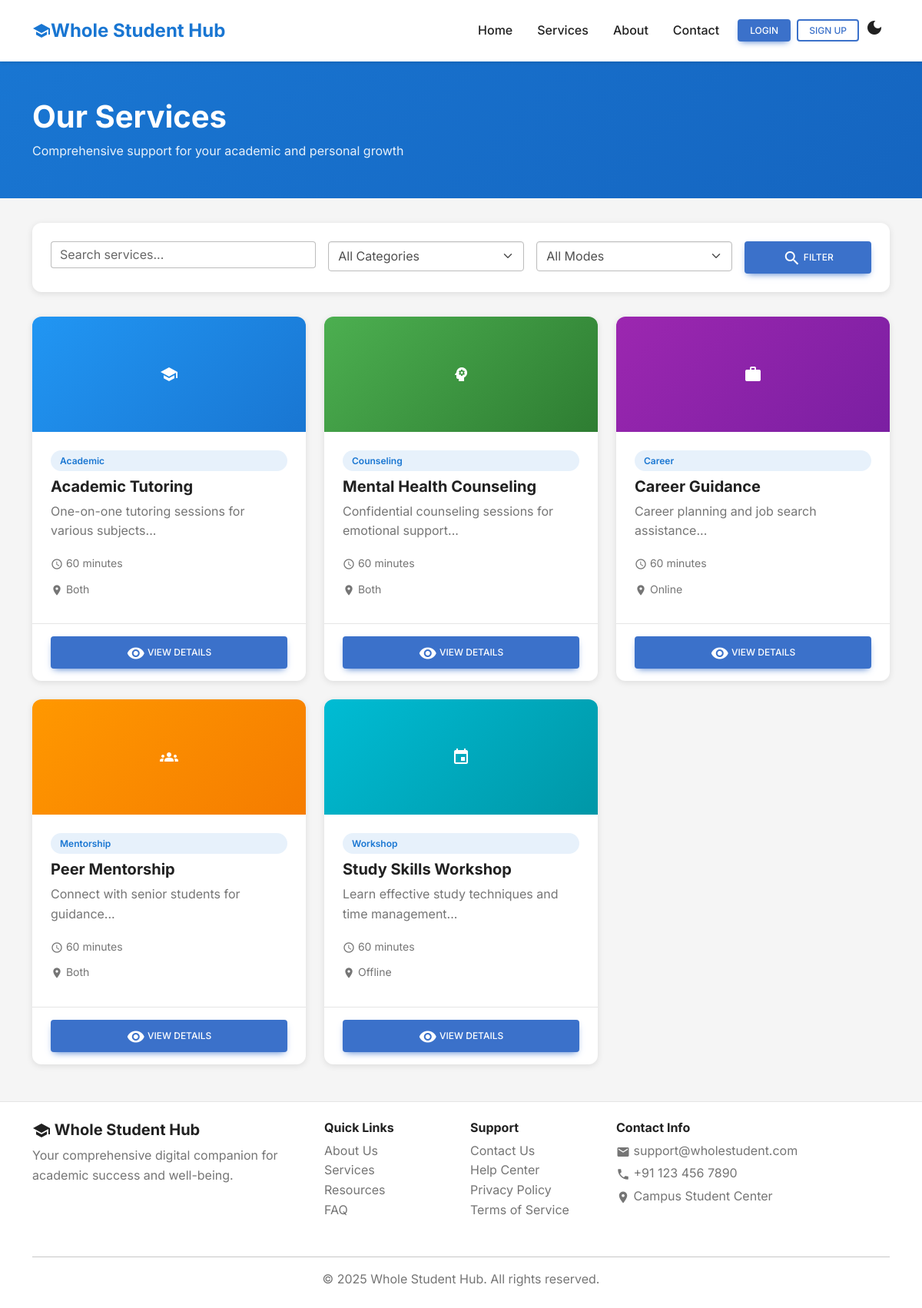
/services.php, run on the app's committed database.
### tables this page shows
CREATE TABLE services (
    id INT PRIMARY KEY AUTO_INCREMENT,
    title VARCHAR(255) NOT NULL,
    description TEXT NOT NULL,
    category ENUM('academic', 'counseling', 'career', 'mentorship', 'workshop', 'other') NOT NULL,
    mode ENUM('online', 'offline', 'both') DEFAULT 'both',
    urgency_level ENUM('low', 'medium', 'high') DEFAULT 'medium',
    assigned_staff_id INT DEFAULT NULL,
    is_active BOOLEAN DEFAULT TRUE,
    image VARCHAR(255) DEFAULT NULL,
    duration_minutes INT DEFAULT 60,
    created_at TIMESTAMP DEFAULT CURRENT_TIMESTAMP,
    updated_at TIMESTAMP DEFAULT CURRENT_TIMESTAMP ON UPDATE CURRENT_TIMESTAMP,
    FOREIGN KEY (assigned_staff_id) REFERENCES users(id) ON DELETE SET NULL,
    INDEX idx_category (category),
    INDEX idx_active (is_active)
);

### config/config.php (called while the page is built, shortened)
<?php
function isLoggedIn() {
    return isset($_SESSION['user_id']);
}

### services.php (the view, shortened to what this page needs)
<?php
require_once __DIR__ . '/config/config.php';
$db = Database::getInstance()->getConnection();
$search = isset($_GET['search']) ? sanitize($_GET['search']) : '';
$query = "SELECT s.*, u.name as staff_name FROM services s LEFT JOIN users u ON s.assigned_staff_id = u.id WHERE s.is_active = 1";
$params = [];
$query .= " ORDER BY s.created_at DESC";
$stmt = $db->prepare($query);
$stmt->execute($params);
$services = $stmt->fetchAll();
include __DIR__ . '/includes/header.php';
?>
<div class="services-header">
    <div class="container">
        <h1 class="fw-bold mb-2">Our Services</h1>
        <p class="mb-0 opacity-90">Comprehensive support for your academic and personal growth</p>
    </div>
</div>
<div class="container mb-5">
    <div class="filter-card">
        <form method="GET" action="">
            <div class="row g-3">
                <div class="col-md-4">
                    <div class="form-outline">
                        <input type="text" id="search" name="search" class="form-control" value="<?php echo htmlspecialchars($search); ?>" />
                        <label class="form-label" for="search">Search services...</label>
                    </div>
                </div>
                <div class="col-md-3">
                    <select class="form-select" name="category">
                        <option value="">All Categories</option>
                    </select>
                </div>
                <div class="col-md-3">
                    <select class="form-select" name="mode">
                        <option value="">All Modes</option>
                    </select>
                </div>
                <div class="col-md-2">
                    <button type="submit" class="btn btn-primary w-100">
                        <span class="material-icons" style="vertical-align: middle;">search</span>
                        Filter
                    </button>
                </div>
            </div>
        </form>
    </div>
    <?php if (empty($services)): ?>
        <div class="text-center py-5">
            <span class="material-icons" style="font-size: 100px; color: var(--text-secondary); opacity: 0.3;">search_off</span>
            <h4 class="mt-3">No services found</h4>
            <p class="text-muted">Try adjusting your filters</p>
            <a href="services.php" class="btn btn-primary">Clear Filters</a>
        </div>
    <?php else: ?>
        <div class="row g-4">
            <?php foreach ($services as $service): ?>
                <div class="col-md-6 col-lg-4">
                    <div class="service-card">
                        <div class="service-icon <?php echo $service['category']; ?>">
                            <span class="material-icons">
                            </span>
                        </div>
                        <div class="service-body">
                            <span class="category-badge" style="background: rgba(25, 118, 210, 0.1); color: #1976d2;">
                                <?php echo ucfirst($service['category']); ?>
                            </span>
                            <h5 class="fw-bold mb-2"><?php echo htmlspecialchars($service['title']); ?></h5>
                            <p class="text-muted mb-3">
                                <?php echo htmlspecialchars(substr($service['description'], 0, 120)) . '...'; ?>
                            </p>
                            <div class="mb-2">
                                <small class="text-muted">
                                    <span class="material-icons" style="vertical-align: middle; font-size: 16px;">schedule</span>
                                    <?php echo $service['duration_minutes']; ?> minutes
                                </small>
                            </div>
                            <div class="mb-2">
                                <small class="text-muted">
                                    <span class="material-icons" style="vertical-align: middle; font-size: 16px;">location_on</span>
                                    <?php echo ucfirst($service['mode']); ?>
                                </small>
                            </div>
                        </div>
                        <div class="service-footer">
                            <a href="service-detail.php?id=<?php echo $service['id']; ?>" class="btn btn-primary w-100">
                                <span class="material-icons" style="vertical-align: middle;">visibility</span>
                                View Details
                            </a>
                        </div>
                    </div>
                </div>
            <?php endforeach; ?>
        </div>
    <?php endif; ?>
</div>
<?php include __DIR__ . '/includes/footer.php'; ?>

### includes/header.php (shortened to what this page needs)
<?php
require_once __DIR__ . '/../config/config.php';
$isLoggedIn = isLoggedIn();
?>
<!DOCTYPE html>
<html lang="en" data-theme="light">
<head>
    <link href="https://cdnjs.cloudflare.com/ajax/libs/mdb-ui-kit/6.4.2/mdb.min.css" rel="stylesheet">
</head>
<body>
    <nav class="navbar navbar-expand-lg desktop-nav">
        <div class="container">
            <a class="navbar-brand" href="<?php echo BASE_URL; ?>">
                <span class="material-icons" style="vertical-align: middle;">school</span>
                Whole Student Hub
            </a>
            <div class="collapse navbar-collapse" id="navbarNav">
                <ul class="navbar-nav ms-auto align-items-center">
                    <?php if (!$isLoggedIn): ?>
                        <li class="nav-item">
                            <a class="nav-link" href="<?php echo BASE_URL; ?>index.php">Home</a>
                        </li>
                        <li class="nav-item">
                            <a class="nav-link" href="<?php echo BASE_URL; ?>services.php">Services</a>
                        </li>
                        <li class="nav-item">
                            <a class="nav-link" href="<?php echo BASE_URL; ?>about.php">About</a>
                        </li>
                        <li class="nav-item">
                            <a class="nav-link" href="<?php echo BASE_URL; ?>contact.php">Contact</a>
                        </li>
                        <li class="nav-item">
                            <a class="btn btn-primary btn-sm ms-2" href="<?php echo BASE_URL; ?>auth/login.php">Login</a>
                        </li>
                        <li class="nav-item">
                            <a class="btn btn-outline-primary btn-sm ms-2" href="<?php echo BASE_URL; ?>auth/signup.php">Sign Up</a>
                        </li>
                    <?php endif; ?>
                    <li class="nav-item">
                        <button class="btn-theme-toggle" onclick="toggleTheme()">
                            <span class="material-icons" id="themeIcon">dark_mode</span>
                        </button>
                    </li>
                </ul>
            </div>
        </div>
    </nav>

### includes/footer.php (shortened to what this page needs)
    <footer class="mt-5 py-4" style="background: var(--card-bg); border-top: 1px solid rgba(0,0,0,0.1);">
        <div class="container">
            <div class="row">
                <div class="col-md-4 mb-3">
                    <h5 class="fw-bold">
                        <span class="material-icons" style="vertical-align: middle;">school</span>
                        Whole Student Hub
                    </h5>
                    <p class="text-muted">Your comprehensive digital companion for academic success and well-being.</p>
                </div>
                <div class="col-md-2 mb-3">
                    <h6 class="fw-bold">Quick Links</h6>
                    <ul class="list-unstyled">
                        <li><a href="<?php echo BASE_URL; ?>about.php" class="text-muted text-decoration-none">About Us</a></li>
                        <li><a href="<?php echo BASE_URL; ?>services.php" class="text-muted text-decoration-none">Services</a></li>
                        <li><a href="<?php echo BASE_URL; ?>resources.php" class="text-muted text-decoration-none">Resources</a></li>
                        <li><a href="<?php echo BASE_URL; ?>faq.php" class="text-muted text-decoration-none">FAQ</a></li>
                    </ul>
                </div>
                <div class="col-md-2 mb-3">
                    <h6 class="fw-bold">Support</h6>
                    <ul class="list-unstyled">
                        <li><a href="<?php echo BASE_URL; ?>contact.php" class="text-muted text-decoration-none">Contact Us</a></li>
                        <li><a href="<?php echo BASE_URL; ?>support-tickets.php" class="text-muted text-decoration-none">Help Center</a></li>
                        <li><a href="<?php echo BASE_URL; ?>privacy.php" class="text-muted text-decoration-none">Privacy Policy</a></li>
                        <li><a href="<?php echo BASE_URL; ?>terms.php" class="text-muted text-decoration-none">Terms of Service</a></li>
                    </ul>
                </div>
                <div class="col-md-4 mb-3">
                    <h6 class="fw-bold">Contact Info</h6>
                    <p class="text-muted mb-1">
                        <span class="material-icons" style="vertical-align: middle; font-size: 18px;">email</span>
                        support@wholestudent.com
                    </p>
                    <p class="text-muted mb-1">
                        <span class="material-icons" style="vertical-align: middle; font-size: 18px;">phone</span>
                        +91 123 456 7890
                    </p>
                    <p class="text-muted">
                        <span class="material-icons" style="vertical-align: middle; font-size: 18px;">location_on</span>
                        Campus Student Center
                    </p>
                </div>
            </div>
            <hr>
            <div class="text-center text-muted">
                <p class="mb-0">&copy; <?php echo date('Y'); ?> Whole Student Hub. All rights reserved.</p>
            </div>
        </div>
    </footer>
</body>
</html>

### includes/header.php (style rules this page uses)
:root { --primary-color: #1976d2; --secondary-color: #424242; --success-color: #2e7d32; --danger-color: #d32f2f; --warning-color: #f57c00; --info-color: #0288d1; --light-bg: #f5f5f5; --dark-bg: #121212; --card-bg: #ffffff; --text-primary: #212121; --text-secondary: #757575; }
* { margin: 0; padding: 0; box-sizing: border-box; }
body { font-family: 'Inter', sans-serif; background-color: var(--light-bg); color: var(--text-primary); transition: background-color 0.3s ease; }
.navbar { background: var(--card-bg); box-shadow: 0 2px 4px rgba(0,0,0,0.1); padding: 1rem 0; }
.navbar-brand { font-weight: 700; font-size: 1.5rem; color: var(--primary-color) !important; }
.nav-link { color: var(--text-primary) !important; font-weight: 500; margin: 0 0.5rem; transition: color 0.3s ease; }
.btn-theme-toggle { background: transparent; border: none; color: var(--text-primary); cursor: pointer; padding: 0.5rem; border-radius: 50%; transition: background 0.3s ease; }

### services.php (style rules this page uses)
.services-header { background: linear-gradient(135deg, #1976d2 0%, #1565c0 100%); color: white; padding: 3rem 0; margin-bottom: 2rem; }
.filter-card { background: var(--card-bg); border-radius: 12px; padding: 1.5rem; box-shadow: 0 2px 8px rgba(0,0,0,0.1); margin-bottom: 2rem; }
.service-card { background: var(--card-bg); border-radius: 12px; overflow: hidden; box-shadow: 0 2px 8px rgba(0,0,0,0.1); transition: all 0.3s ease; height: 100%; display: flex; flex-direction: column; }
.service-icon { width: 100%; height: 150px; display: flex; align-items: center; justify-content: center; font-size: 60px; color: white; }
.service-icon.academic { background: linear-gradient(135deg, #2196f3, #1976d2); }
.service-icon.counseling { background: linear-gradient(135deg, #4caf50, #2e7d32); }
.service-icon.career { background: linear-gradient(135deg, #9c27b0, #7b1fa2); }
.service-icon.mentorship { background: linear-gradient(135deg, #ff9800, #f57c00); }
.service-icon.workshop { background: linear-gradient(135deg, #00bcd4, #0097a7); }
.service-body { padding: 1.5rem; flex-grow: 1; display: flex; flex-direction: column; }
.service-footer { padding: 1rem 1.5rem; border-top: 1px solid rgba(0,0,0,0.1); margin-top: auto; }
.category-badge { display: inline-block; padding: 0.25rem 0.75rem; border-radius: 20px; font-size: 0.75rem; font-weight: 600; margin-bottom: 0.5rem; }

### data on the page
services: category "Academic", title "Academic Tutoring", description "One-on-one tutoring sessions for various subjects", duration_minutes "60", mode "Both"
services: category "Counseling", title "Mental Health Counseling", description "Confidential counseling sessions for emotional support", duration_minutes "60", mode "Both"
services: category "Career", title "Career Guidance", description "Career planning and job search assistance", duration_minutes "60", mode "Online"
services: category "Mentorship", title "Peer Mentorship", description "Connect with senior students for guidance", duration_minutes "60", mode "Both"
services: category "Workshop", title "Study Skills Workshop", description "Learn effective study techniques and time management", duration_minutes "60", mode "Offline"
